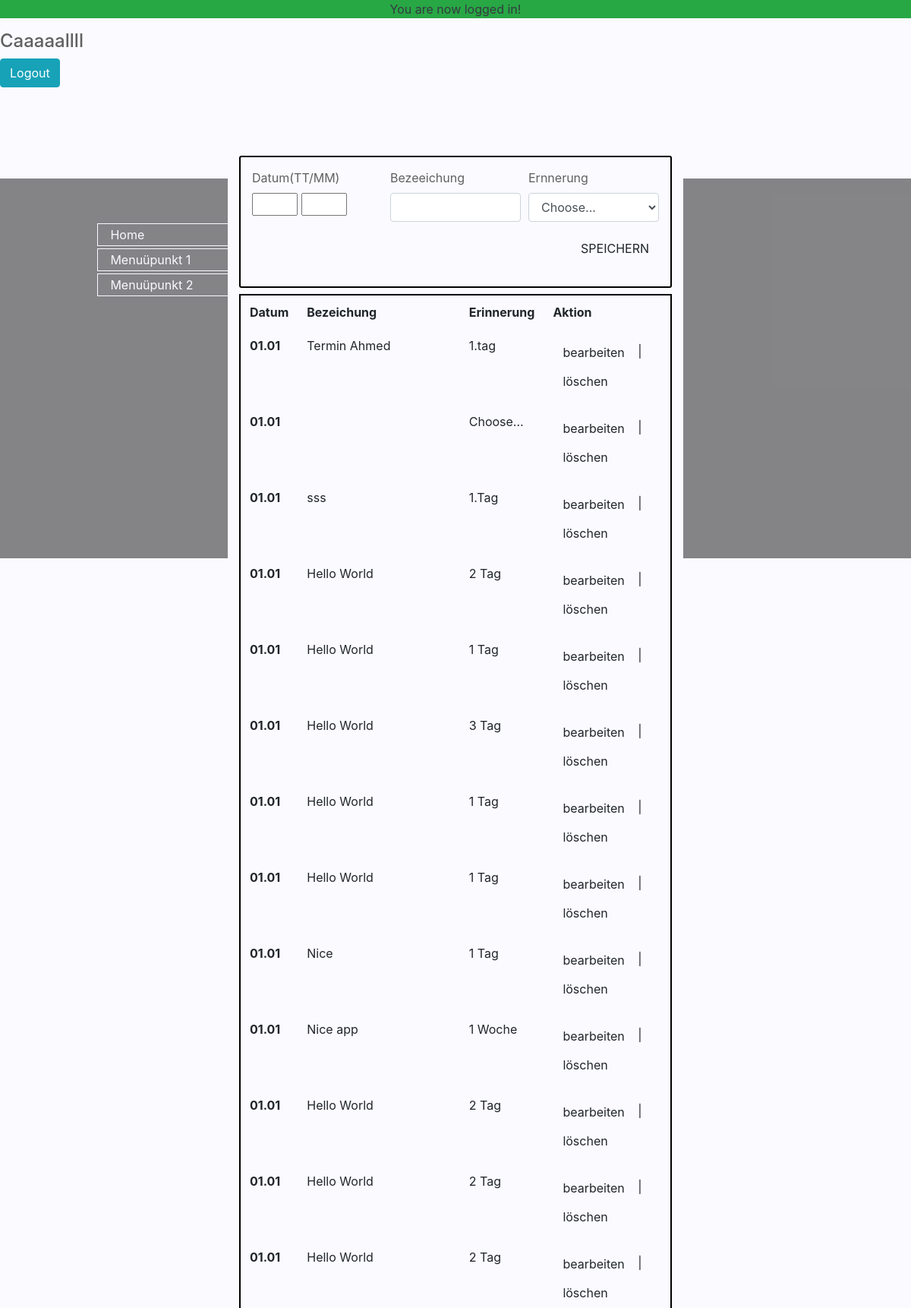
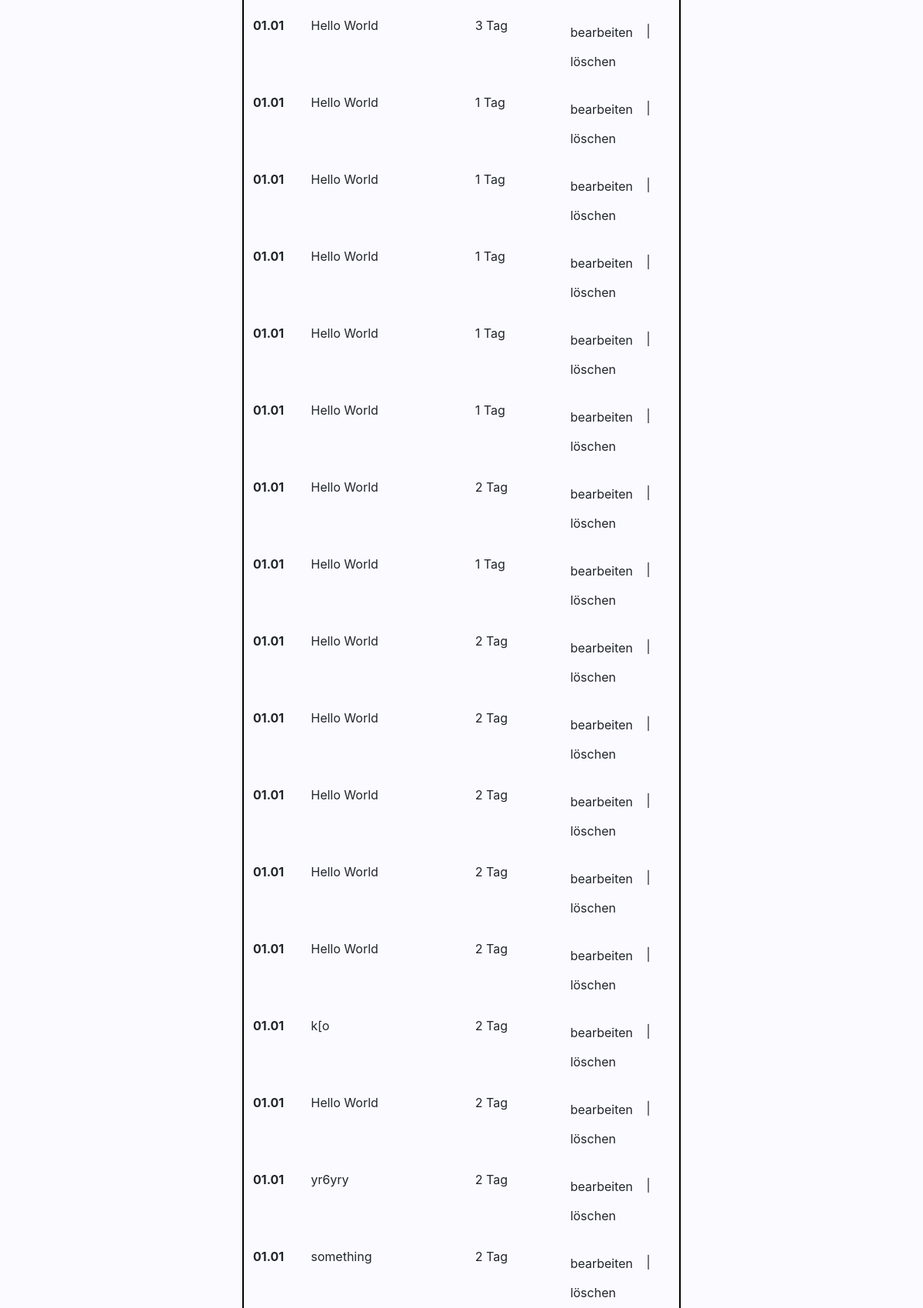
Page /bin/cal.php (signed in, upper part) on the committed database (2 pictures, top to bottom).
### tables this page shows
CREATE TABLE `kalender` (
  `id` int(11) NOT NULL,
  `description` varchar(222) NOT NULL,
  `erinnerung` varchar(222) NOT NULL,
  `datum` varchar(50) DEFAULT NULL,
  `dattag` varchar(50) DEFAULT NULL,
  `datyear` varchar(50) DEFAULT NULL,
  `fulldate` date DEFAULT NULL
);

### bin/cal.php (the view, shortened to what this page needs)
<?php
require_once('config/config.php');
include('include/header.php');
$sql = "SELECT * FROM `Kalender` ";
$kalnders = $db->query("$sql");
?>
<h4>Caaaaallll</h4>
<a href="logout.php" class="btn btn-info">Logout</a>
<main>
    <div class="container-fluid ">
        <div class="row main">
            <div class="col-md-3 ">
                <ul>
                    <li><a href="index.php">Home</a></li>
                    <li><a href="menuüpunkt1.php">Menuüpunkt 1</a></li>
                    <li><a href="#menuüpunkt2">Menuüpunkt 2</a></li>
                </ul>
            </div>
            <div class="col-md-6  calander">
                <div class="fetch">
                    <div class="speichen">
                        <form method="post" id="#my-form" action="crud_action.php">
                            <div class="form-row">
                                <div class="form-group col-md-4">
                                    <label for="datum">Datum(TT/MM)</label>
                                    <div class="block">
                                        <input type="text" id="datum" name="datum" class="form" style="width:60px;" />
                                        <input type="text" id="datum" class="datum" style="width:60px;" />
                                    </div>
                                </div>
                                <div class="col-md-4">
                                    <label for="description">Bezeeichung</label>
                                    <input type="text" class="form-control" id="description" name="description">
                                </div>
                                <div class="form-group col-md-4">
                                    <label for="ernnerung">Ernnerung</label>
                                    <select id="ernnerung" class="form-control" name="erinnerung">
                                        <option selected>Choose...</option>
                                    </select>
                                </div>
                            </div>
                            <div class="d-flex flex-row-reverse">
                                <input type="submit" name="submit" class="btn btn-default" value="SPEICHERN" id="submit">
                        </form>
                    </div>
                </div>
            </div>
            <div class="table mt-2" style="border: 2px solid #000;">
                <table class=" table table-borderless">
                    <thead>
                        <tr>
                            <th scope="col">Datum</th>
                            <th scope="col">Bezeichung</th>
                            <th scope="col">Erinnerung</th>
                            <th scope="col">Aktion</th>
                        </tr>
                    </thead>
                    <tbody>
                        <?php while ($kalnder = $kalnders->fetch_assoc()) : ?>
                            <tr>
                                <th>01.01</th>
                                <td><?= $kalnder['description']  ?></td>
                                <td><?= $kalnder['erinnerung'] ?></td>
                                <td><a href="#" class="btn btn-default shadow-none" onclick="edit_kalnder(<?= $kalnder['id'] ?>)">bearbeiten</a>
                                    |<a href="#" class="btn btn-default shadow-none">löschen</a></td>
                            </tr>
                        <?php endwhile; ?>
                    </tbody>
                </table>
            </div>
        </div>
        <div class="col-md-3 bg-black"></div>
    </div>
</main>
<?php
include('include/footer.php');
?>

### css/style.css (style rules this page uses)
:root { --first-color: #e55947; --first-color-alt: #d2321e; --white-color: #fafaff; --dark-color: #101010; --dark-color-light: #606060; --gray-color: #f0f1f3; }
body { color: var(--dark-color-light); background-color: var(--white-color); }
main { background-color: #15131382; height: 500px; }
ul { list-style-type: none; margin: 22% 42%; padding: 0; width: 200px; background-color: transparent; }
li a { display: block; color: var(--white-color); padding: 2px 16px; text-decoration: none; border: 1px solid var(--white-color); margin-right: -110px; margin-top: 3px; }
.fetch { padding: 15px; background-color: var(--white-color); width: 100%; display: block; word-wrap: break-word; overflow-wrap: break-word; border-radius: 3px; border: 2px solid #000; margin-top: -30px; }
.calander { background-color: var(--white-color); }
.block { box-sizing: border-box; }

### rows in the picture
kalender: description "Termin Ahmed", erinnerung "1.tag"
kalender: erinnerung "Choose..."
kalender: description "sss", erinnerung "1.Tag"
kalender: description "Hello World", erinnerung "2 Tag"
kalender: description "Hello World", erinnerung "1 Tag"
kalender: description "Hello World", erinnerung "3 Tag"
kalender: description "Hello World", erinnerung "1 Tag"
kalender: description "Hello World", erinnerung "1 Tag"
kalender: description "Nice", erinnerung "1 Tag"
kalender: description "Nice app", erinnerung "1 Woche"
kalender: description "Hello World", erinnerung "2 Tag"
kalender: description "Hello World", erinnerung "2 Tag"
kalender: description "Hello World", erinnerung "2 Tag"
kalender: description "Hello World", erinnerung "3 Tag"
kalender: description "Hello World", erinnerung "1 Tag"
kalender: description "Hello World", erinnerung "1 Tag"
kalender: description "Hello World", erinnerung "1 Tag"
kalender: description "Hello World", erinnerung "1 Tag"
kalender: description "Hello World", erinnerung "1 Tag"
kalender: description "Hello World", erinnerung "2 Tag"
kalender: description "Hello World", erinnerung "1 Tag"
kalender: description "Hello World", erinnerung "2 Tag"
kalender: description "Hello World", erinnerung "2 Tag"
kalender: description "Hello World", erinnerung "2 Tag"
kalender: description "Hello World", erinnerung "2 Tag"
kalender: description "Hello World", erinnerung "2 Tag"
kalender: description "k[o", erinnerung "2 Tag"
kalender: description "Hello World", erinnerung "2 Tag"
kalender: description "yr6yry", erinnerung "2 Tag"
kalender: description "something", erinnerung "2 Tag"

### other values in the picture
$_SESSION['sucess_falsh'] "You are now logged in!"
